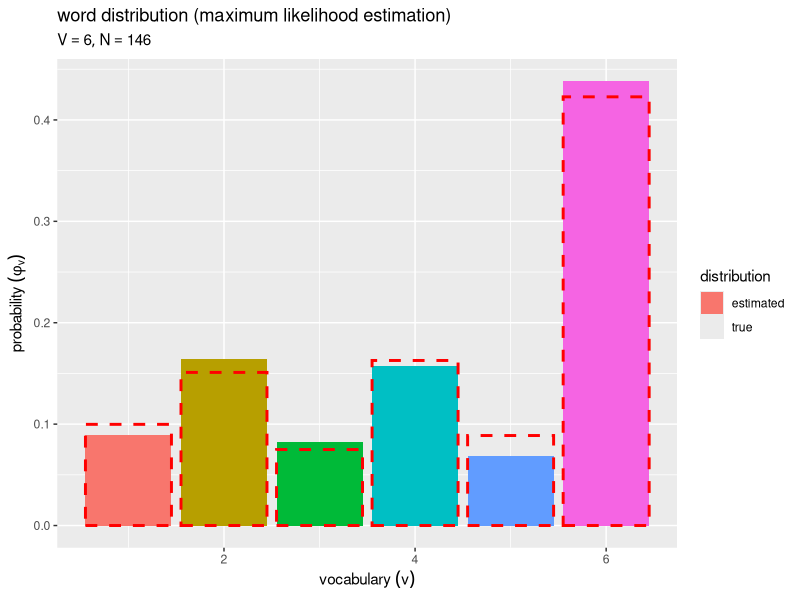

The R script that drew this image: (Note: this script raises an error after producing the figure.)

# chapter 2.3
# ユニグラムモデル

# 最尤推定 --------------------------------------------------------------------

# 利用パッケージ
library(tidyverse)
library(gganimate)

# パッケージ名の省略用
library(ggplot2)


# 文書データの簡易生成 --------------------------------------------------------------

### ・真のパラメータの設定 -----

# 文書数を指定
D <- 10

# 語彙数を指定
V <- 6

# 単語分布のハイパーパラメータを指定
true_beta   <- 1
true_beta_v <- rep(true_beta, times = V)

# 単語分布のパラメータを生成
#true_phi_v <- rep(1/V, times = V) # 一様パラメータの場合
true_phi_v <- MCMCpack::rdirichlet(n = 1, alpha = true_beta_v) |> # 多様パラメータの場合
  as.vector()


### ・文書データの生成 -----

# 各文書の単語数を生成
N_d <- sample(x = 10:20, size = D) # 下限・上限を指定

# 文書ごとの各語彙の出現回数を生成
N_dv <- matrix(NA, nrow = D, ncol = V)
for(d in 1:D) { 
  
  # 各語彙の出現回数を生成
  N_dv[d, ] <- rmultinom(n = 1, size = N_d[d], prob = true_phi_v) |> # (多項乱数)
    as.vector()
}


# パラメータの推定 ----------------------------------------------------------------

### ・データの集計 -----

# 各文書の単語数を取得
N_d <- rowSums(N_dv)

# 各語彙の出現回数を取得
N_v <- colSums(N_dv)

# 全文書の単語数を取得
N <- sum(N_dv)

# 文書数を取得
D <- nrow(N_dv)

# 語彙数を取得
V <- ncol(N_dv)


### ・最尤推定 -----

# 単語分布のパラメータを計算
phi_v <- N_v / N


### ・結果の作図 -----

# 真の単語分布を格納
true_phi_df <- tibble::tibble(
  v    = 1:V, 
  prob = true_phi_v
)

# 推定した単語分布を格納
phi_df <- tibble::tibble(
  v    = 1:V, 
  prob = phi_v
)

# ラベル用の文字列を作成
vocab_label <- paste0(
  "list(", 
  "V == ", V, ", ", 
  "N == ", N, 
  ")"
)

# 凡例用の設定を格納
linetype_lt <- list(
  fill  = c("#F8766D", NA), 
  color = c(NA, "red")
)

# 単語分布を作図
ggplot() + 
  geom_bar(data = phi_df, 
           mapping = aes(x = v, y = prob, fill = factor(v), linetype = "estimated"), 
           stat = "identity") + # 推定した分布
  geom_bar(data = true_phi_df, 
           mapping = aes(x = v, y = prob, linetype = "true"), 
           stat = "identity", show.legend = FALSE, 
           fill = NA, color = "red", linewidth = 1) + # 真の分布
  scale_linetype_manual(breaks = c("estimated", "true"), 
                        values = c("solid", "dashed"), 
                        labels = c("estimated", "true"), 
                        name = "distribution") + # 凡例の表示用
  guides(fill = "none", 
         linetype = guide_legend(override.aes = linetype_lt)) + # 凡例の体裁
  labs(title = "word distribution (maximum likelihood estimation)", 
       subtitle = parse(text = vocab_label), 
       x = expression(vocabulary ~ (v)), 
       y = expression(probability ~ (phi[v])))


# データ数と推定値の関係 -------------------------------------------------------------------

# データ数(フレーム数)を指定
N <- 100

# 語彙を生成
w_i <- sample(x = 1:V, size = N, prob = true_phi_v, replace = TRUE) # 語彙番号

# サンプルを格納
anim_w_df <- tibble::tibble(
  i = 0:N, # データ番号
  v = c(NA, w_i), # 語彙番号
  label = paste0("N == ", i)
)

# 頻度を集計
anim_phi_df <- tidyr::expand_grid(
  i = 0:N, # データ番号
  v = 1:V  # 語彙番号
) |> # 全ての組み合わせを作成
  dplyr::left_join(
    anim_w_df |> 
      dplyr::select(i, v) |> 
      tibble::add_column(freq = 1), # カウント用の値
    by = c("i", "v")
  ) |> # サンプルを結合
  dplyr::mutate(
    freq = freq |> 
      tidyr::replace_na(replace = 0) |> # 未観測をカウント値0に変換
      cumsum(), # 頻度を集計
    .by = v
  ) |> 
  dplyr::mutate(
    prob  = freq / i # 確率
  )


# 単語分布のアニメーションを作図
anim <- ggplot() + 
  geom_bar(data = anim_phi_df, 
           mapping = aes(x = v, y = prob, fill = factor(v), linetype = "estimated"), 
           stat = "identity") + # 推定した分布
  geom_bar(data = true_phi_df, 
           mapping = aes(x = v, y = prob, linetype = "true"), 
           stat = "identity", show.legend = FALSE, 
           fill = NA, color = "red", linewidth = 1) + # 真の分布
  geom_point(data = anim_w_df, 
             mapping = aes(x = v, y = 0), na.rm = TRUE, 
             color = "orange", size = 5) + # 観測した語彙
  geom_text(data = anim_w_df, 
            mapping = aes(x = -Inf, y = Inf, label = label), 
            parse = TRUE, hjust = 0, vjust = -0.5) + # データ数ラベル:(subtitleの代用)
  gganimate::transition_manual(frames = i) + # フレーム制御
  scale_linetype_manual(breaks = c("estimated", "true"), 
                        values = c("solid", "dashed"), 
                        labels = c("estimated", "true"), 
                        name = "distribution") + # 凡例の表示用
  coord_cartesian(clip = "off") + # データ数ラベルの表示用
  guides(fill = "none", 
         linetype = guide_legend(override.aes = linetype_lt)) + # 凡例の体裁
  labs(title = "word distribution (maximum likelihood estimation)", 
       subtitle = "", # (ラベル表示用の空行)
       x = expression(vocabulary ~ (v)), 
       y = expression(probability ~ (phi[v])))

# 動画を作成
gganimate::animate(
  plot = anim, nframes = N+1, fps = 10, width = 8, height = 6, units = "in", res = 100, 
  renderer = gganimate::av_renderer(file = "figure/ch2/ch2_3_word_dist.mp4")
)
